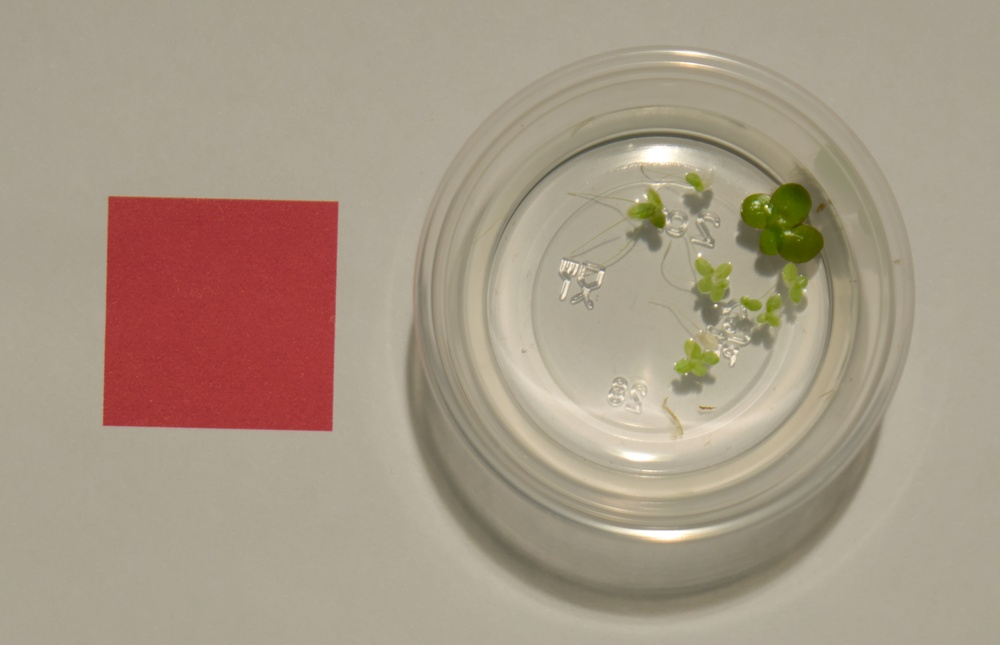
#> input picture imgs/test-2.jpg, 1000 x 645 px, shrunk from 5755 x 3713 before the run
$ python image.py
#> lines starting #> are read from the running program, lines starting #| are printed output that depends on the picture; after the words box and inside, x2 and y2 are one past the last pixel; in counts of white or black regions, pixels touching at a corner belong together
#> further down, img is the input picture: shape (645, 1000, 3); mean R, G, B 167.5, 152.1, 134
#> `img_hsv = ski.color.rgb2hsv(img)`: img_hsv: shape (645, 1000, 3) float64; mean of channels 0, 1, 2 0.115, 0.206, 0.658
import skimage as ski
import numpy as np
import matplotlib.pyplot as plt
import time
import os

#returns gray rgb image with red pixels white
def isolate_red(hsv_image):
    # -> (row,column)
    h = hsv_image[:, :, 0]
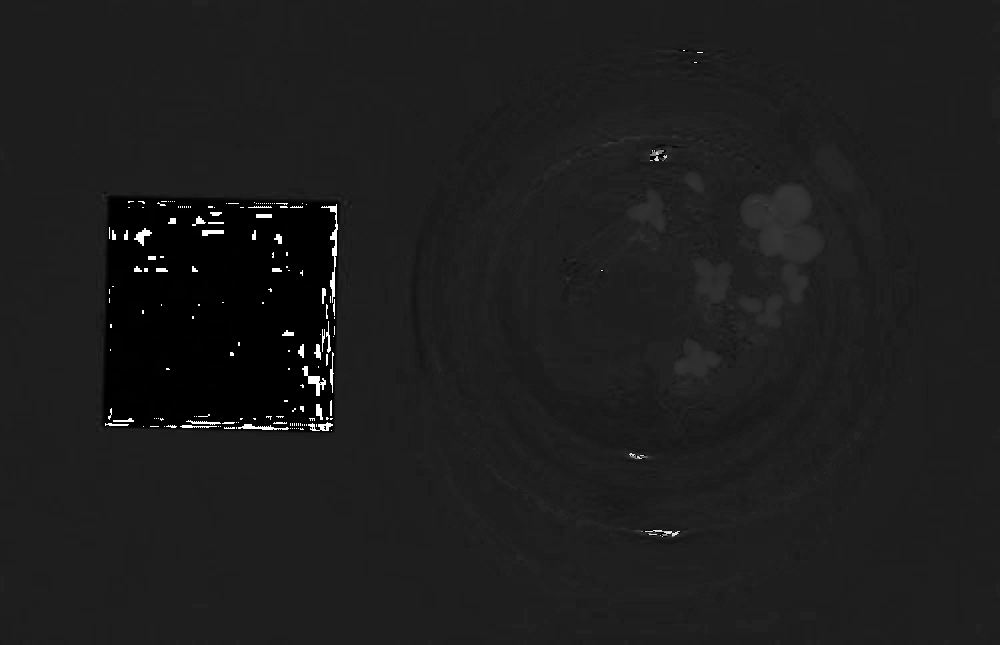
#> h: shape (645, 1000) float64; min 0, max 0.998, mean 0.115
    s = hsv_image[:, :, 1]
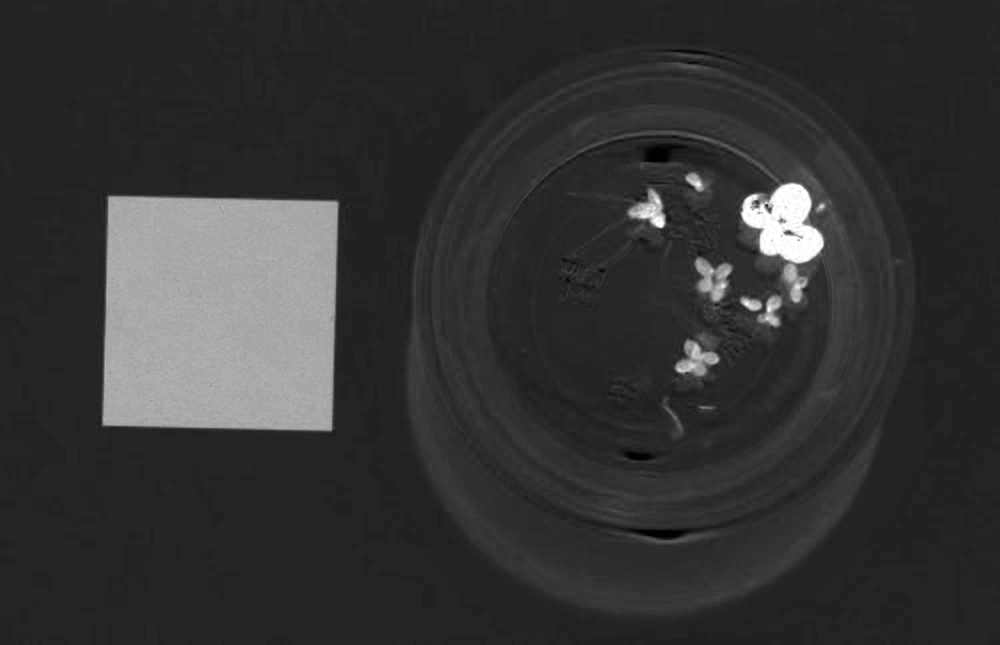
#> s: shape (645, 1000) float64; min 0, max 1, mean 0.206

    # create array with boolean values
    mask = ((h < 0.06) | (h > 0.94)) & (s > 0.5)
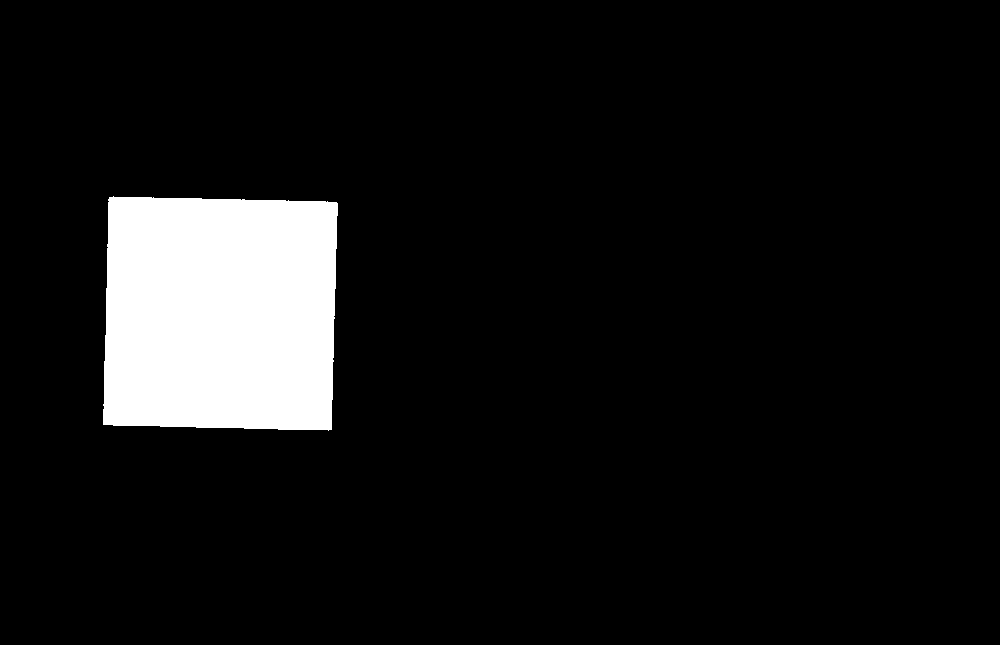
#> mask: shape (645, 1000) bool; 8.1% white; 1 white region, box (x1, y1, x2, y2) and area: (103, 196, 338, 431) 52401

    # create 2d array with
    bw = np.zeros_like(h, dtype=np.uint8)

    # index with boolean array and set true values to white
    bw[mask] = 255
    return ski.color.gray2rgb(bw)

#returns gray rgb image with red pixels white
def isolate_green(hsv_image):
    # -> (row,column)
    h = hsv_image[:, :, 0]
    s = hsv_image[:, :, 1]

    # create array with boolean values
    mask = (h > 0.16) & (h < 0.5) & (s > 0.3)
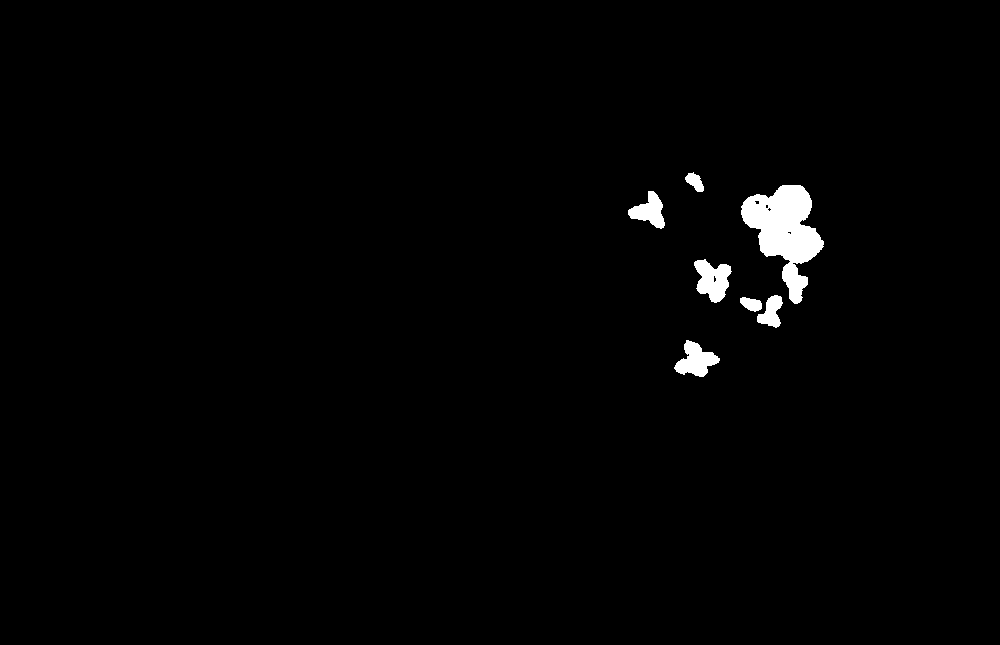
#> mask: shape (645, 1000) bool; 1.3% white; 7 white regions, largest, box (x1, y1, x2, y2) and area: (741, 185, 824, 304) 4873, (694, 259, 732, 303) 1042, (674, 340, 720, 377) 922

    # create 2d array with
    bw = np.zeros_like(h, dtype=np.uint8)

    # index with boolean array and set true values to white
    bw[mask] = 255
    return ski.color.gray2rgb(bw)

start = time.time()

img = ski.io.imread('../imgs/test-2.jpg')

# (row, column, channel), 0.0 to 1.0
img_hsv = ski.color.rgb2hsv(img)

ski.io.imsave('red.jpg', isolate_red(img_hsv))
ski.io.imsave('green.jpg', isolate_green(img_hsv))

stop = time.time()
print(stop - start)

$ run again, with imgs/all-plants.jpg copied over imgs/test-2.jpg
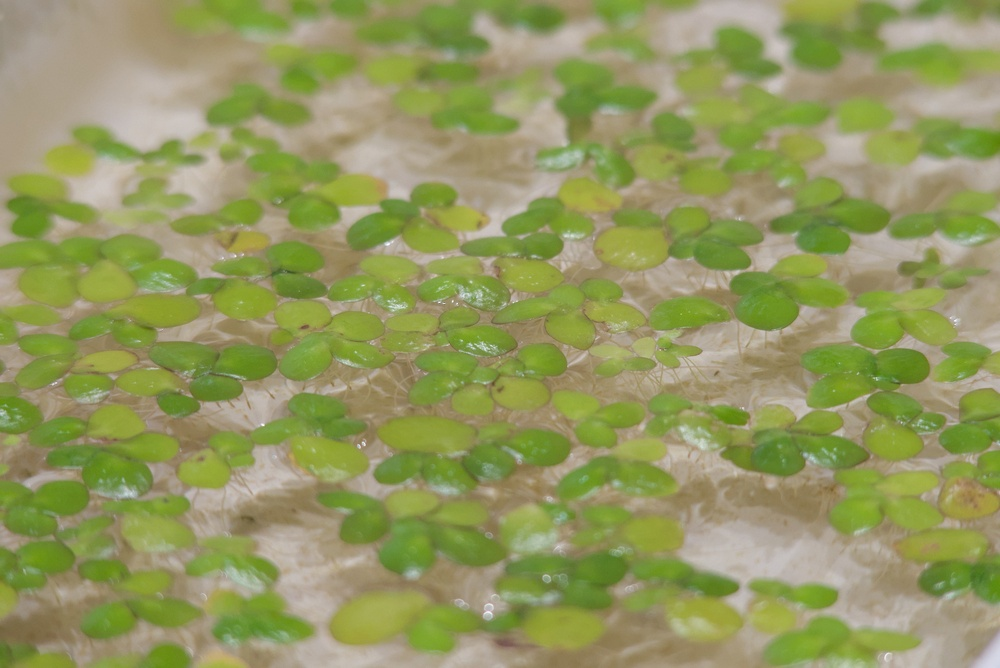
#> input picture imgs/all-plants.jpg, 1000 x 668 px, shrunk from 2000 x 1336 before the run
#> img is the input picture: shape (668, 1000, 3); mean R, G, B 147.1, 152.1, 95
#> img_hsv: shape (668, 1000, 3) float64; mean of channels 0, 1, 2 0.163, 0.41, 0.617
#> in isolate_red, `s = hsv_image[:, :, 1]`:
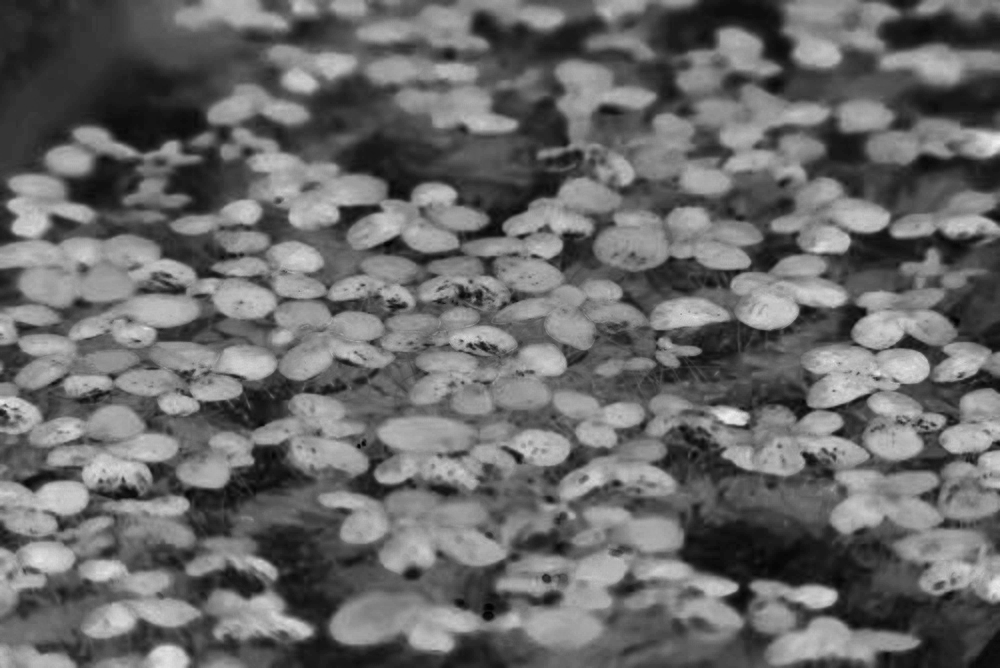
#> s: shape (668, 1000) float64; min 0, max 0.954, mean 0.41
#> in isolate_green, `mask = (h > 0.16) & (h < 0.5) & (s > 0.3)`:
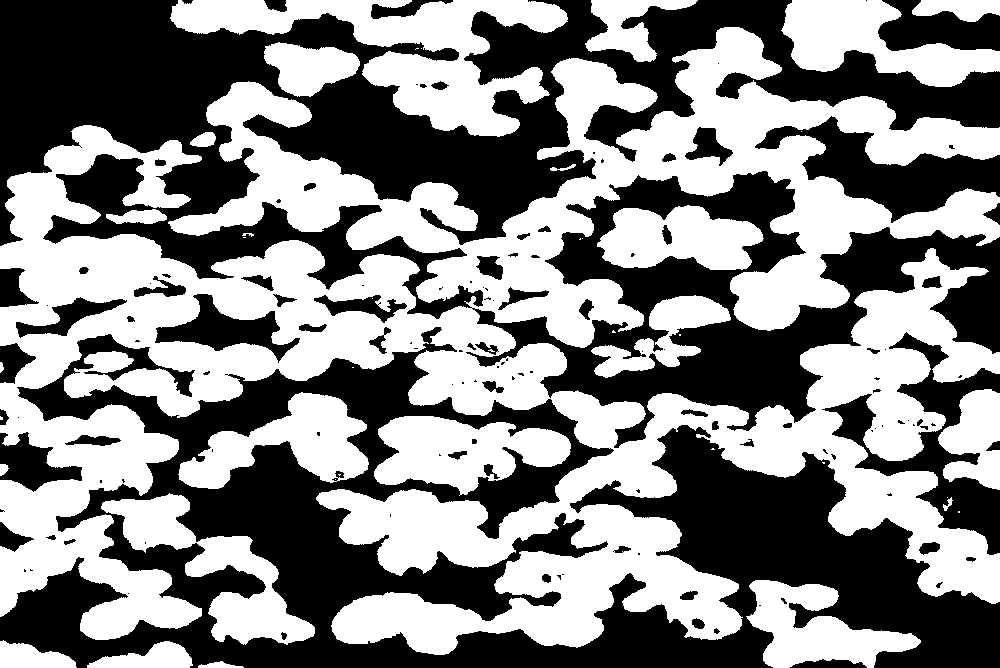
#> mask: shape (668, 1000) bool; 51.4% white; 132 black regions (64 under 20 px), largest, box (x1, y1, x2, y2) and area: (0, 0, 1000, 448) 157109, (0, 327, 1000, 668) 124928, (822, 332, 1000, 555) 10047
